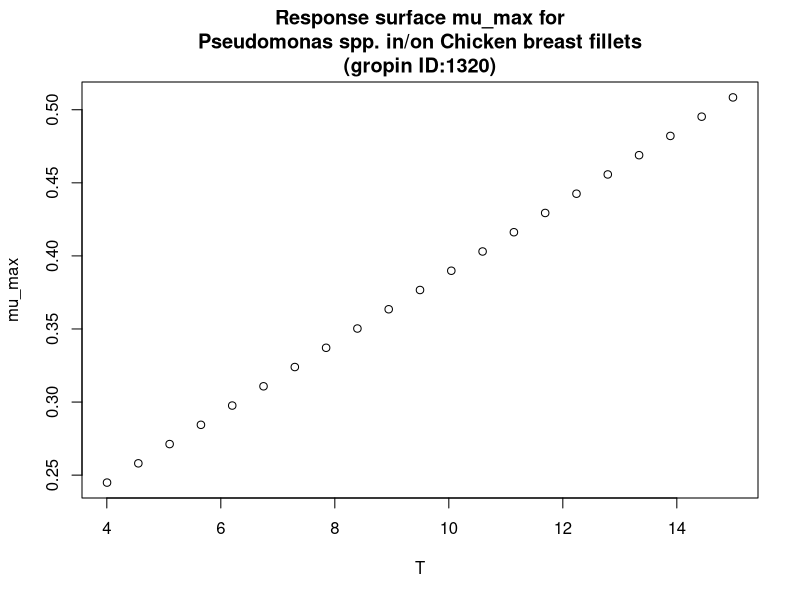

Reproduce this figure in R.
#############################
# start of Parameter script
#############################
T <- seq(4.004,14.985014985015,length.out=21)
#############################
# end of Parameter script
#############################
############################# 
# start of Model script Gropin ID 1320 
#############################
 
# constant coefficients for this model
 
variables <- data.frame(T)
argumentsPar <- expand.grid(variables)
 
# heart of the model
response_surface <- function(T) {
   mumax <-0.024*(T+6.2)

return(mumax=mumax)
} 

# output parameters
mumax <- cbind(argumentsPar,response_surface(argumentsPar['T']))
colnames(mumax) <- c(colnames(argumentsPar),'mumax')
#############################
# End of Model script
#############################
############################# 
# start of Visualisation script Gropin ID 1320 
#############################
plot(T,mumax$mumax,
                          xlab='T',
                          ylab='mu_max',main='Response surface mu_max for
Pseudomonas spp. in/on Chicken breast fillets
(gropin ID:1320)')
#############################
# End of Visualisation script
#############################
